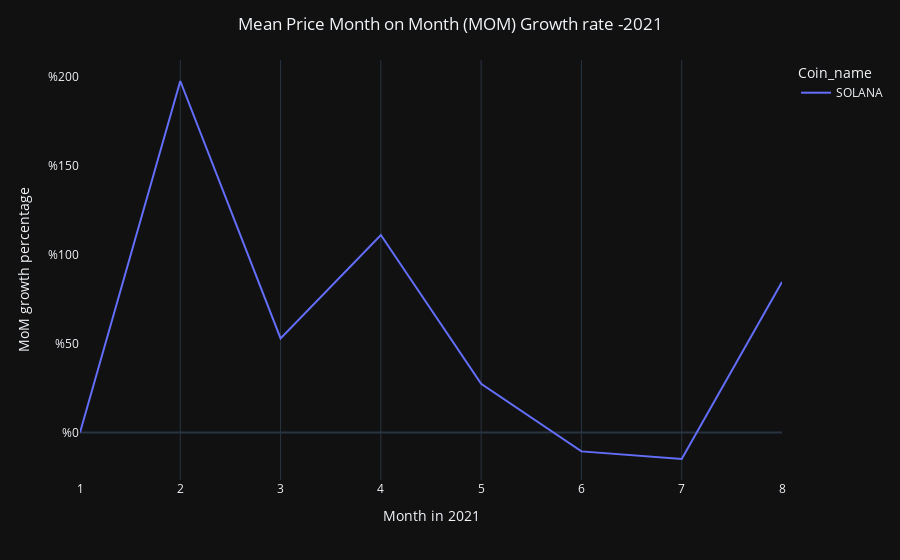

Write notebook code for a chart like this one.
### Code cell
mom_growth_rate(sol,'SOLANA')

### Figure 1 — Plotly figure (JSON) as saved in the notebook; plotly's stock layout.template omitted (floating-point values rounded to 4 significant figures)
{"data": [{"hovertemplate": "Coin_name=SOLANA<br>Month=%{x}<br>mom=%{y}<extra></extra>", "legendgroup": "SOLANA", "line": {"color": "#636efa", "dash": "solid"}, "marker": {"symbol": "circle"}, "mode": "lines", "name": "SOLANA", "orientation": "v", "showlegend": true, "type": "scatter", "x": [1, 2, 3, 4, 5, 6, 7, 8], "xaxis": "x", "y": [0, 197.5, 52.92, 111, 27.36, -10.57, -14.85, 84.67], "yaxis": "y"}], "layout": {"legend": {"title": {"text": "Coin_name"}, "tracegroupgap": 0}, "margin": {"t": 60}, "title": {"text": "Mean Price Month on Month (MOM) Growth rate -2021", "x": 0.5}, "xaxis": {"anchor": "y", "domain": [0, 1], "showgrid": true, "title": {"text": "Month in 2021"}}, "yaxis": {"anchor": "x", "domain": [0, 1], "showgrid": false, "tickprefix": "%", "title": {"text": "MoM growth percentage"}}}}
